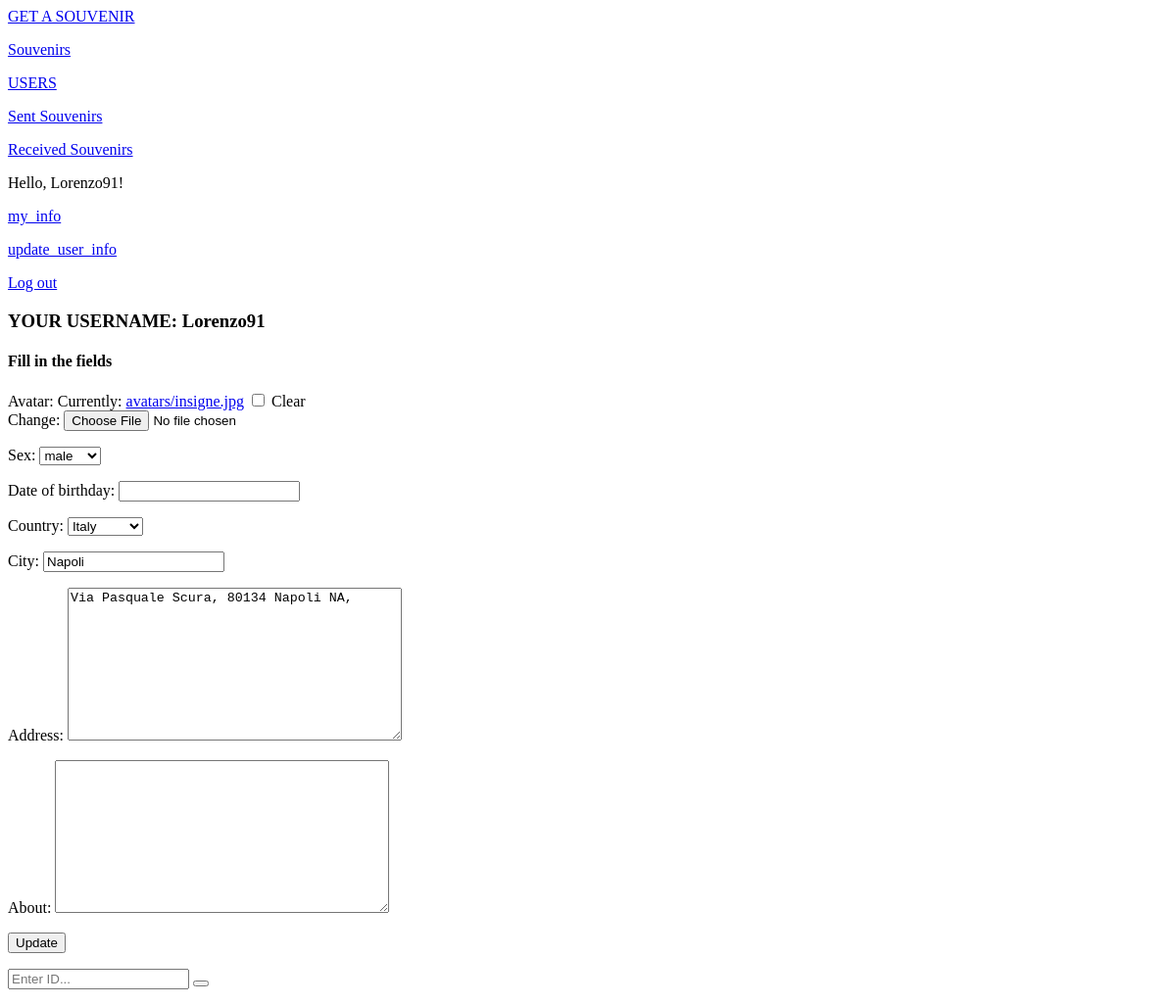
/update_user_info/Lorenzo91/ (signed in), run on an earlier commit of the app's database.
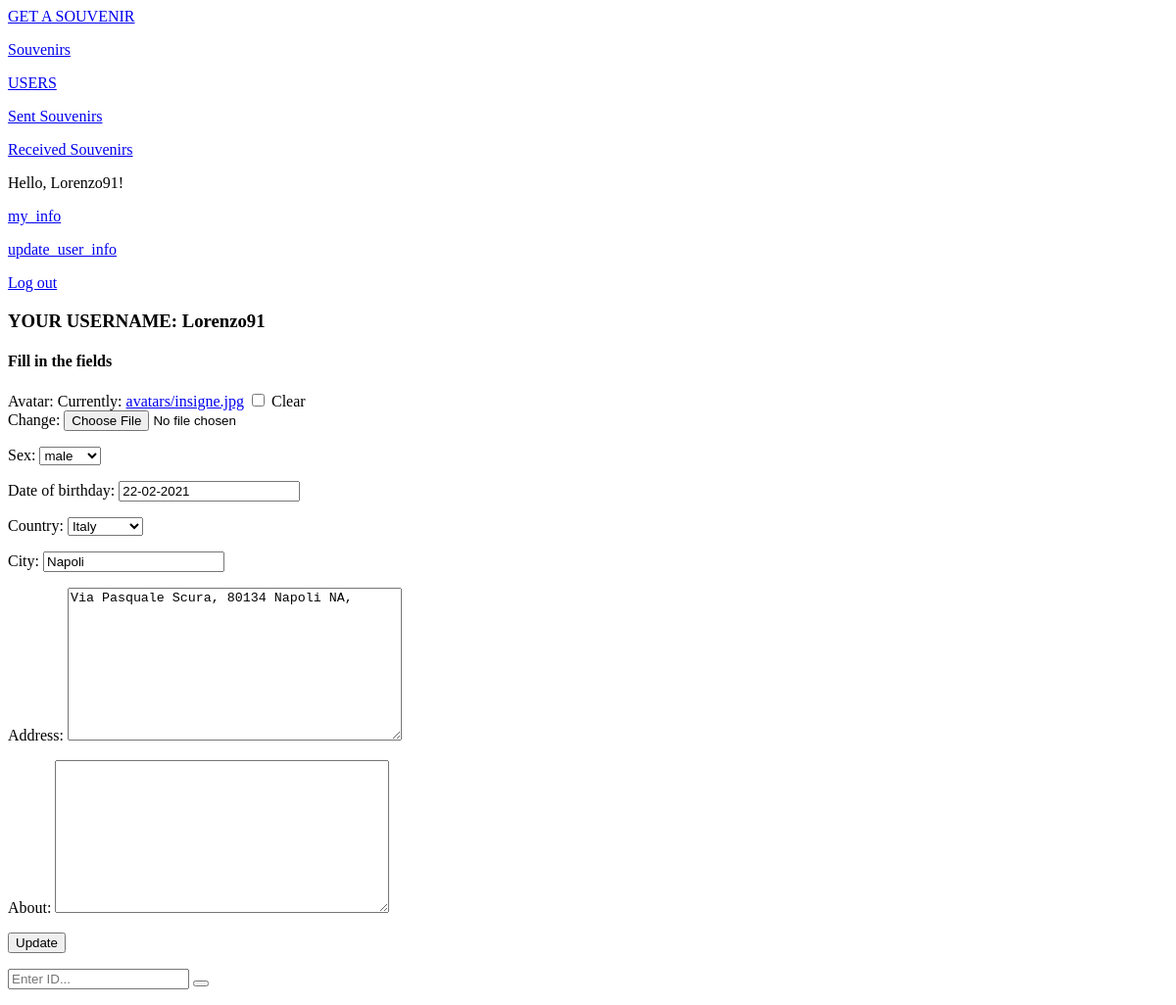
And on a later commit of the database.
### souvenirs_app/models.py (models this page shows, shortened)
class UserInfo(models.Model):
    username = models.OneToOneField(User, on_delete=models.PROTECT, primary_key=True)
    slug = models.SlugField(max_length=30, verbose_name='URL')
    avatar = models.ImageField(upload_to='avatars/', default='no-avatar.jpg', null=True, blank=True)
    sex = models.CharField(max_length=6, choices=(('MALE', 'male'), ('FEMALE', 'female')))
    date_of_birthday = models.DateField(null=True, blank=True)
    country = models.ForeignKey(Country, on_delete=models.PROTECT, related_name='userinfo', unique=False)
    city = models.CharField(max_length=30)
    address = models.TextField(max_length=200)
    about = models.TextField(max_length=500, null=True, blank=True)
    class Meta:
        verbose_name = 'User_information'
        verbose_name_plural = 'User_informations'

### souvenirs_app/views.py (the view)
# urls.py: path('update_user_info/<slug:user_info_slug>/', views.UpdateUserInfo.as_view(), name='update_user_info'),
class UpdateUserInfo(LoginRequiredMixin, UpdateView):
    model = UserInfo
    form_class = UserInfoForm
    template_name = 'souvenirs_app/update_user_info.html'
    def get(self, request, **kwargs):
        try:
            self.model.objects.get(username=self.request.user)
            return super(UpdateUserInfo, self).get(request, **kwargs)
        except self.model.DoesNotExist:
            return redirect(reverse('souvenirs_app:create_user_info'))
    def get_object(self, queryset=None):
        return UserInfo.objects.get(username=self.request.user)

### souvenirs_app/forms.py
class UserInfoForm(forms.ModelForm):
    date_of_birthday = forms.DateField(widget=forms.DateInput(format='%d-%m-%Y'))
    class Meta:
        model = UserInfo
        exclude = ['username', 'slug']

### souvenirs_app/models.py (called while the page is built)
    def __str__(self):
        return self.title

### souvenirs_app/templates/souvenirs_app/update_user_info.html (shortened to what this page needs)
{% extends 'souvenirs_app/base.html' %}
{% block content %}
    <h3>YOUR USERNAME: {{ user.get_username }}</h3>
    <h4>Fill in the fields</h4>
    <form action="{% url 'souvenirs_app:update_user_info' object.slug %}" method="post" enctype="multipart/form-data">
        {{ form.as_p }}
    <input type="submit" value="Update"/>
    </form>
{% endblock content %}

What changed in the data, as far as the page shows it:
changed UserInfo "male": date_of_birthday (not shown) → "22-02-2021"
